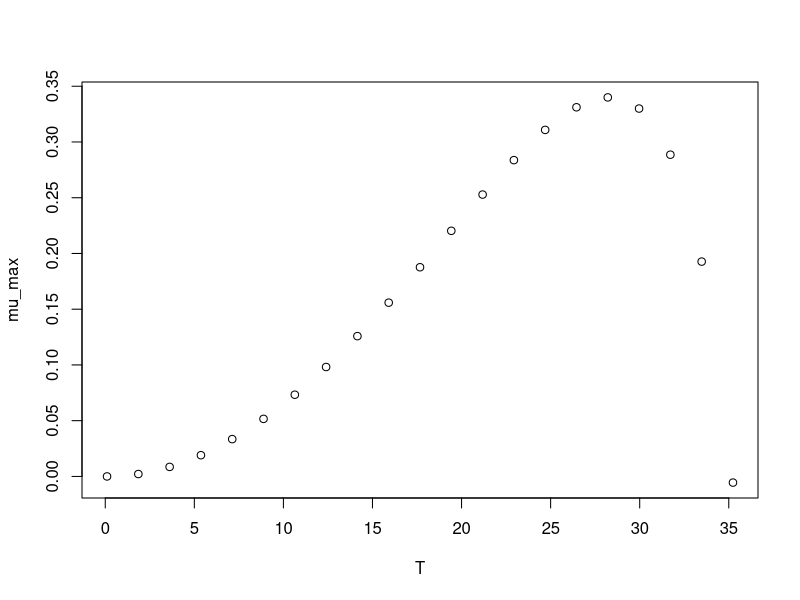

Write the R code that produced this figure.
#############################
# start of Parameter script
#############################
T <- seq(0.0999000999000999,35.2352,length.out=21)
#############################
# end of Parameter script
#############################
############################# 
# start of Model script Gropin ID 396 
#############################
 
# constant coefficients for this model
 
variables <- data.frame(T)
argumentsPar <- expand.grid(variables)
 
# heart of the model
response_surface <- function(T) {
   mumax <-(3.4*(10^-1)*(T-35.2)*((T-0.1)^2))/((28.3-0.1)*((28.3-0.1)*(T-28.3)-(28.3-35.2)*(28.3+0.1-2*T)))

return(mumax=mumax)
} 

# output parameters
mumax <- cbind(argumentsPar,response_surface(argumentsPar['T']))
colnames(mumax) <- c(colnames(argumentsPar),'mumax')
#############################
# End of Model script
#############################
############################# 
# start of Visualisation script Gropin ID 396 
#############################
plot(T,mumax$mumax,
                          xlab='T',
                          ylab='mu_max')
#############################
# End of Visualisation script
#############################
